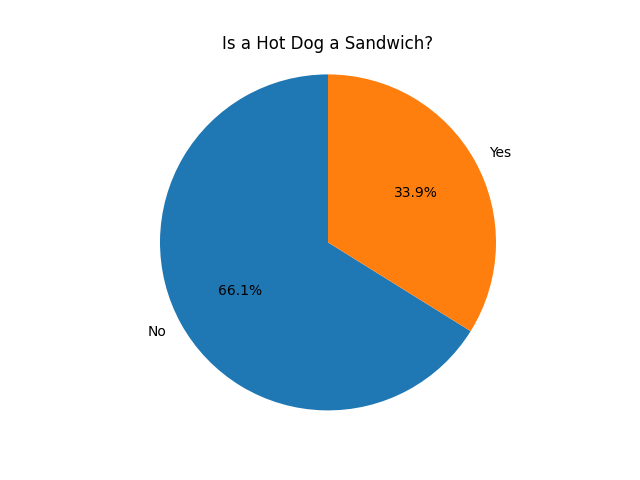

Source code (Python):
import pandas as pd
import numpy as np
import matplotlib.pyplot as plt

CSV_PATH = "DS 4002_ Quick Survey For A Class Competition (Responses) - Form Responses 1.csv"

df = pd.read_csv(CSV_PATH)

counts = df["IS A HOT DOG A SANDWICH?"].value_counts()
labels = counts.index.to_numpy()
values = counts.to_numpy()

plt.pie(values, labels=labels, autopct="%1.1f%%", startangle=90)
plt.title("Is a Hot Dog a Sandwich?")
plt.axis("equal")
plt.savefig("hotdog_pie_chart.png")
plt.show()
